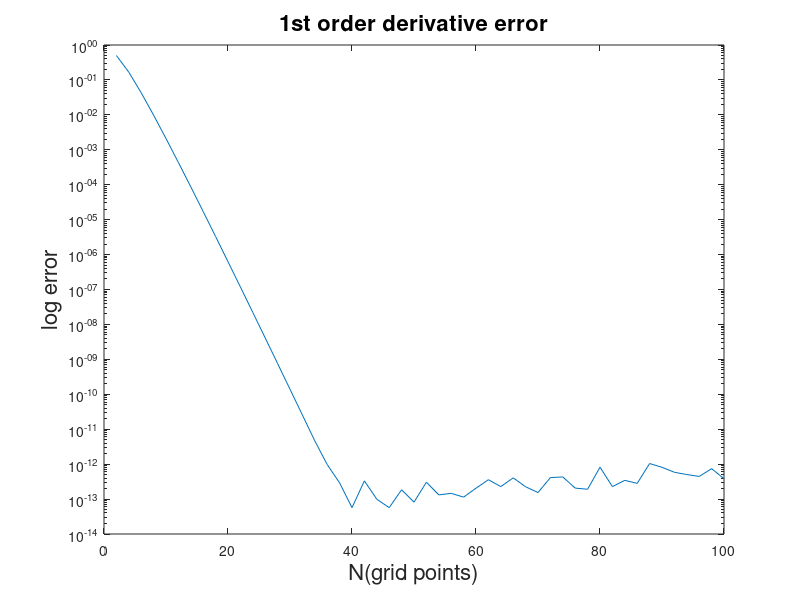
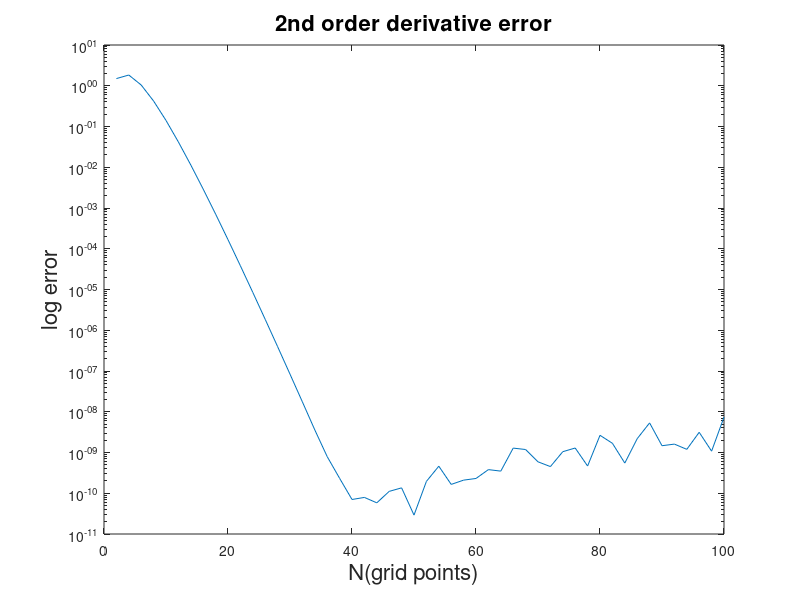

MATLAB code to generate these figures, in order:
clc;clear all;

Np=[2:2:100];

for w=1:length(Np)
    
    N=Np(w);
    
n=[0:1:N];
dx=pi/N;
x=cos(dx.*n);

% analytic solutions

u=1./(1+x.^2);
u1=-2.*x./((1+x.^2).^2); % u'
u2=8*x.^2./((1+x.^2).^3)-2./((1+x.^2).^2); % u''

% matrix DN construction

D=zeros(N+1,N+1);

c=zeros(1,N+1);
c(1)=2;
c(N+1)=2;
c(2:N)=1;


for l=1:N+1
   for m=1:N+1 
    
       if l~=m
       
           D(l,m)=c(l)*(-1)^(l+m)/(c(m)*(x(l)-x(m)));
          
       else
           
       end
   end
end


for l=1:N+1
    
    D(l,l)=-sum(D(l,:)); 
    
end

uN1=(D*u')'; % 1st order derivative
uN2=(D*D*u')'; % 2nd order derivative


err1(w)=max(abs(uN1-u1)); % max norm
err2(w)=max(abs(uN2-u2));

end

figure;
semilogy(Np,err1);
set(gcf,'color','w');
title('1st order derivative error','FontSize',16);
xlabel('N(grid points)','FontSize',16);
ylabel('log error','FontSize',16);

figure;
semilogy(Np,err2);
set(gcf,'color','w');
title('2nd order derivative error','FontSize',16);
xlabel('N(grid points)','FontSize',16);
ylabel('log error','FontSize',16);








